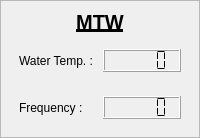
             <widget class="QFrame" name="verticalFrame_dpt_5">
              <property name="frameShape">
               <enum>QFrame::Shape::StyledPanel</enum>
              </property>
              <layout class="QVBoxLayout" name="verticalLayout_40">
               <property name="leftMargin">
                <number>9</number>
               </property>
               <property name="topMargin">
                <number>9</number>
               </property>
               <property name="rightMargin">
                <number>9</number>
               </property>
               <property name="bottomMargin">
                <number>9</number>
               </property>
               <item>
                <widget class="QLabel" name="label_117">
                 <property name="sizePolicy">
                  <sizepolicy hsizetype="Preferred" vsizetype="Maximum">
                   <horstretch>0</horstretch>
                   <verstretch>0</verstretch>
                  </sizepolicy>
                 </property>
                 <property name="font">
                  <font>
                   <pointsize>15</pointsize>
                   <bold>true</bold>
                   <underline>true</underline>
                  </font>
                 </property>
                 <property name="text">
                  <string>MTW</string>
                 </property>
                 <property name="alignment">
                  <set>Qt::AlignmentFlag::AlignCenter</set>
                 </property>
                </widget>
               </item>
               <item>
                <layout class="QHBoxLayout" name="horizontalLayout_92">
                 <property name="leftMargin">
                  <number>9</number>
                 </property>
                 <property name="topMargin">
                  <number>9</number>
                 </property>
                 <property name="rightMargin">
                  <number>9</number>
                 </property>
                 <property name="bottomMargin">
                  <number>9</number>
                 </property>
                 <item>
                  <widget class="QLabel" name="label_waterTempUnit_mtw">
                   <property name="text">
                    <string>Water Temp. :</string>
                   </property>
                  </widget>
                 </item>
                 <item>
                  <widget class="QLCDNumber" name="lcdNumber_waterTemp_mtw">
                   <property name="sizePolicy">
                    <sizepolicy hsizetype="Minimum" vsizetype="Maximum">
                     <horstretch>0</horstretch>
                     <verstretch>0</verstretch>
                    </sizepolicy>
                   </property>
                   <property name="segmentStyle">
                    <enum>QLCDNumber::SegmentStyle::Flat</enum>
                   </property>
                  </widget>
                 </item>
                </layout>
               </item>
               <item>
                <layout class="QHBoxLayout" name="horizontalLayout_94">
                 <property name="leftMargin">
                  <number>9</number>
                 </property>
                 <property name="topMargin">
                  <number>9</number>
                 </property>
                 <property name="rightMargin">
                  <number>9</number>
                 </property>
                 <property name="bottomMargin">
                  <number>9</number>
                 </property>
                 <item>
                  <widget class="QLabel" name="label_121">
                   <property name="text">
                    <string>Frequency :</string>
                   </property>
                  </widget>
                 </item>
                 <item>
                  <widget class="QLCDNumber" name="lcdNumber_frequency_mtw">
                   <property name="sizePolicy">
                    <sizepolicy hsizetype="Minimum" vsizetype="Maximum">
                     <horstretch>0</horstretch>
                     <verstretch>0</verstretch>
                    </sizepolicy>
                   </property>
                   <property name="frameShadow">
                    <enum>QFrame::Shadow::Raised</enum>
                   </property>
                   <property name="smallDecimalPoint">
                    <bool>false</bool>
                   </property>
                   <property name="digitCount">
                    <number>5</number>
                   </property>
                   <property name="segmentStyle">
                    <enum>QLCDNumber::SegmentStyle::Flat</enum>
                   </property>
                  </widget>
                 </item>
                </layout>
               </item>
              </layout>
             </widget>
